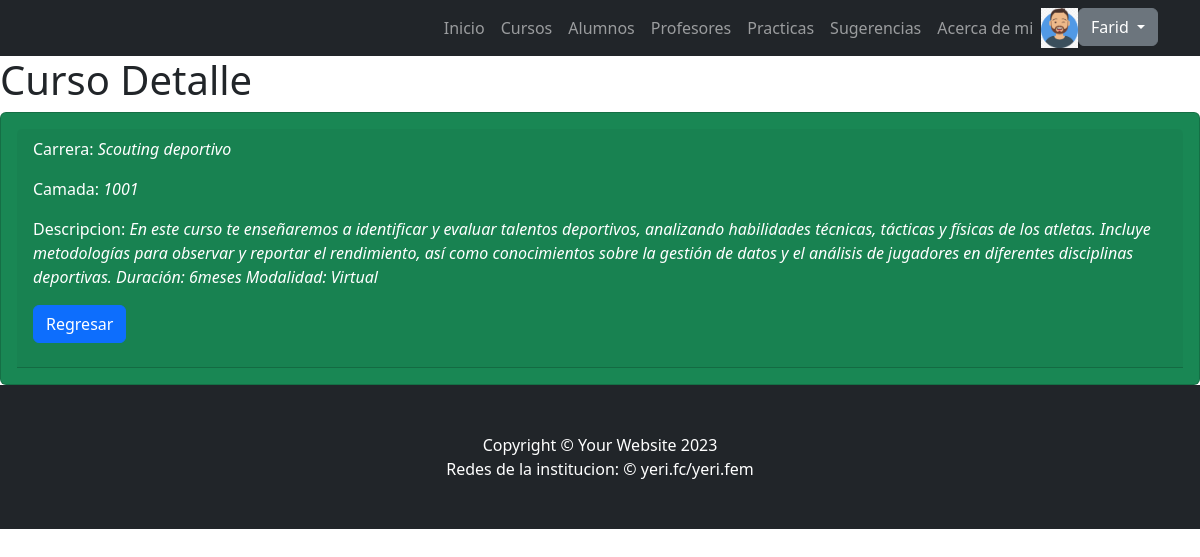
The app's page /curso/4/detalle (signed in), older data.
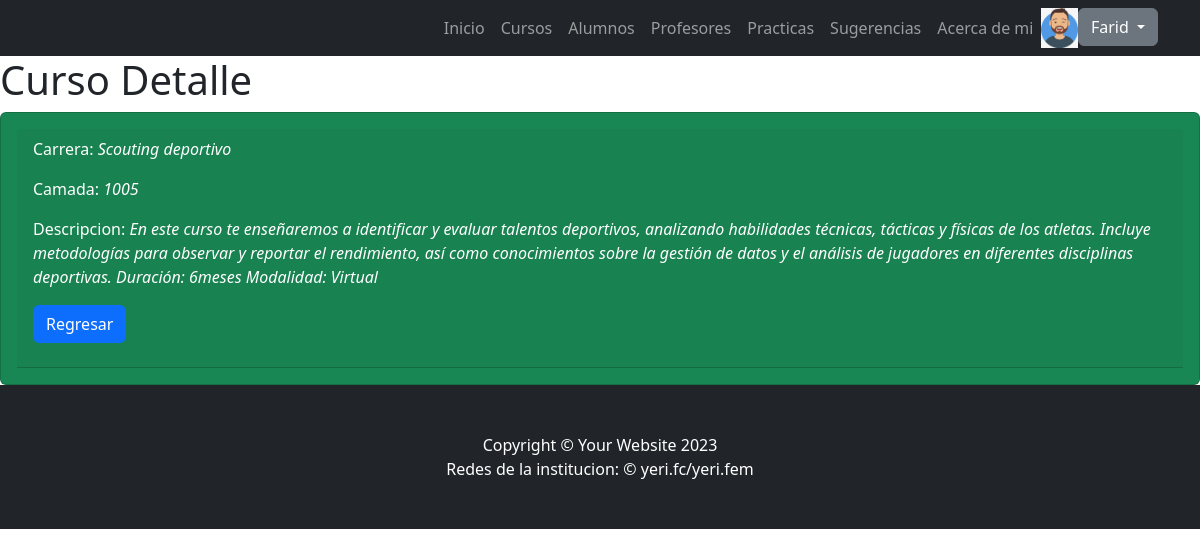
The same page, newer data.
### Appyeri/models.py (models this page shows)
class Curso(models.Model):
    nombre = models.CharField(max_length=40)
    camada = models.IntegerField()
    descripcion = models.TextField(max_length=10000, blank=True, null=True)

### Appyeri/views.py (the view)
# urls.py: path('curso/<pk>/detalle', views.CursoDetailView.as_view(), name='DetalleCurso'),
class CursoDetailView(DetailView):
    model = Curso
    template_name = "Appyeri/detalle_curso.html"

### Appyeri/templates/appyeri/detalle_curso.html
{% extends 'Appyeri/base.html' %}
{% load static %}
{% block inicio %}
<h1>Curso Detalle</h1>
<table>
    <div class="card text-bg-success p-3" style="max max-width: 50rem;" >
        <div class="card-header" >
<p>Carrera: <i>{{curso.nombre}}</i></p>
<p>Camada: <i>{{curso.camada}}</i></p>
<p>Descripcion: <i>{{curso.descripcion}}</i></p>
<p>
    <a class="btn btn-primary" href="{% url 'ListarCursos' %}">Regresar</a>
</p>
        </div>
    </div>
<table>
{% endblock inicio %}

Row changes from the older to the newer data that the page shows:
changed Curso "Scouting deportivo": camada "1001" → "1005"
